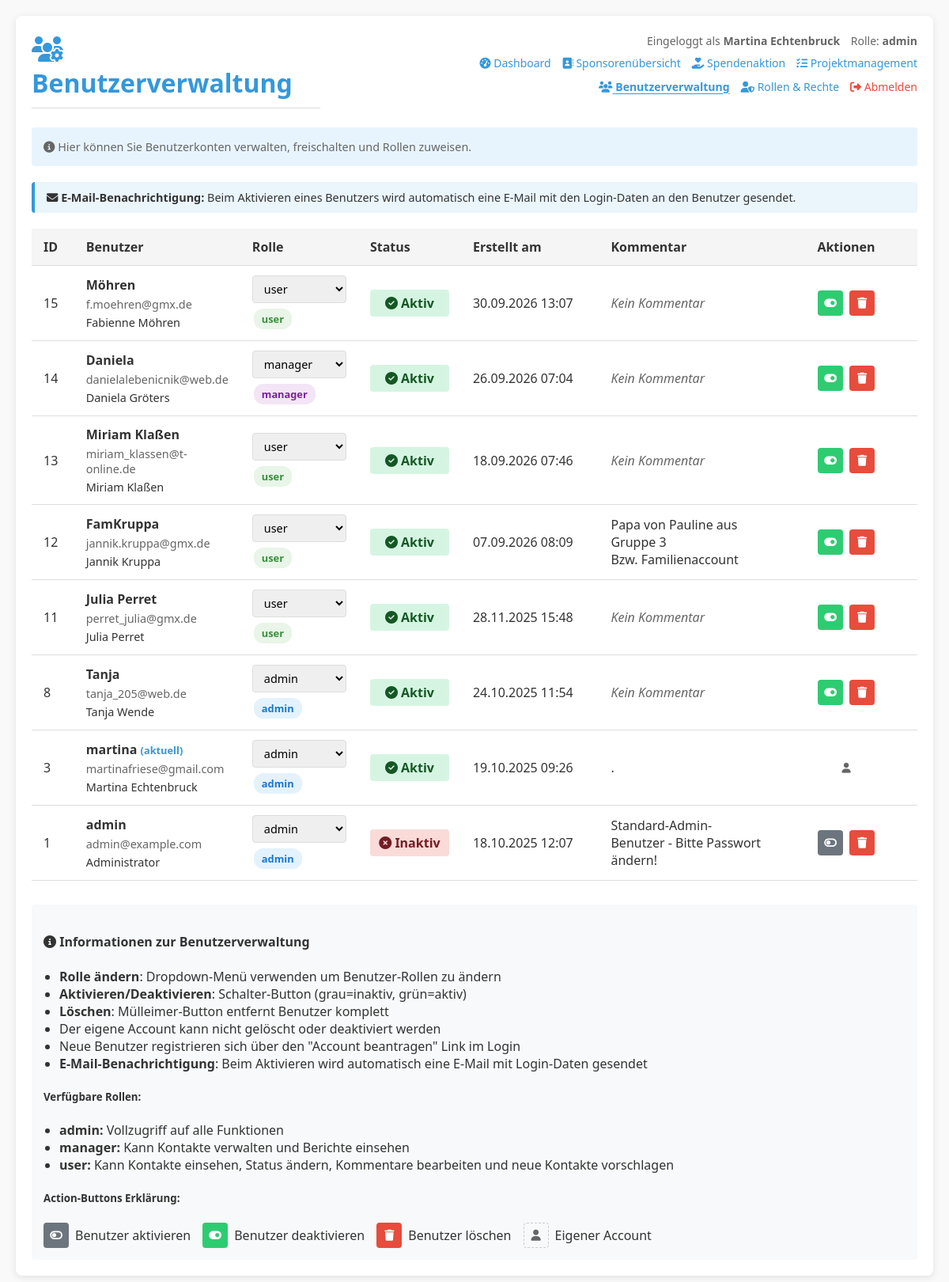
The app's page /users.php (signed in) with its own data.
### tables this page shows
CREATE TABLE `roles` (
  `id` int NOT NULL,
  `role_name` varchar(50) NOT NULL,
  `description` text,
  `created_at` timestamp NULL DEFAULT CURRENT_TIMESTAMP
);

CREATE TABLE `users` (
  `id` int NOT NULL,
  `username` varchar(50) NOT NULL,
  `password_hash` varchar(255) NOT NULL,
  `email` varchar(100) DEFAULT NULL,
  `full_name` varchar(100) DEFAULT NULL,
  `comment` text,
  `is_active` tinyint(1) DEFAULT '0',
  `created_at` timestamp NULL DEFAULT CURRENT_TIMESTAMP,
  `last_login` timestamp NULL DEFAULT NULL,
  `updated_at` timestamp NULL DEFAULT CURRENT_TIMESTAMP ON UPDATE CURRENT_TIMESTAMP
);

### users.php (called while the page is built, shortened)
<?php
require __DIR__ . '/app/Modules/Benutzerverwaltung/Pages/users.php';

### app/Core/Auth.php (called while the page is built, shortened)
<?php
function hasPermission($permission_name) {
    return isset($_SESSION['permissions']) && in_array($permission_name, $_SESSION['permissions'], true);
}
function getUserRole() {
    $database = new Database();
    $conn = $database->getConnection();
    $stmt = $conn->prepare("
        SELECT r.role_name
        FROM users u
        JOIN user_roles ur ON u.id = ur.user_id
        JOIN roles r ON ur.role_id = r.id
        WHERE u.id = ?
        LIMIT 1
    ");
    $stmt->execute([$_SESSION['user_id']]);
    return $stmt->fetchColumn();
}
?>

### config/navigation.php (called while the page is built)
<?php
return [
    [
        'label' => 'Dashboard',
        'url' => 'dashboard.php',
        'icon' => 'fas fa-gauge-high',
        'permission' => null,
    ],
    [
        'label' => 'Sponsorenübersicht',
        'url' => 'index.php',
        'icon' => 'fas fa-address-book',
        'permission' => 'view_contacts',
    ],
    [
        'label' => 'Spendenaktion',
        'url' => 'edit_fundraising.php',
        'icon' => 'fas fa-hand-holding-heart',
        'permission' => 'edit_fundraising',
    ],
    [
        'label' => 'Projektmanagement',
        'url' => 'projects.php',
        'icon' => 'fas fa-list-check',
        'permission' => 'ProjectManagement',
    ],
    [
        'label' => 'Benutzerverwaltung',
        'url' => 'users.php',
        'icon' => 'fas fa-users',
        'permission' => 'manage_users',
    ],
    [
        'label' => 'Rollen & Rechte',
        'url' => 'role_permissions.php',
        'icon' => 'fas fa-user-shield',
        'permission' => 'manage_users',
    ],
];

### app/Modules/Benutzerverwaltung/Pages/users.php (the view, shortened to what this page needs)
<?php
$appRoot = dirname(__DIR__, 4);
require_once $appRoot . '/auth.php';
try {
    $database = new Database();
    $conn = $database->getConnection();
    $stmt = $conn->prepare("
        SELECT u.*, GROUP_CONCAT(r.role_name) as roles
        FROM users u
        LEFT JOIN user_roles ur ON u.id = ur.user_id
        LEFT JOIN roles r ON ur.role_id = r.id
        GROUP BY u.id
        ORDER BY u.created_at DESC
    ");
    $stmt->execute();
    $users = $stmt->fetchAll(PDO::FETCH_ASSOC);
    $stmt = $conn->prepare("SELECT role_name, description FROM roles ORDER BY role_name");
    $stmt->execute();
    $available_roles = $stmt->fetchAll(PDO::FETCH_ASSOC);
} catch (Exception $e) {
    $error = "Fehler beim Laden der Benutzer: " . $e->getMessage();
    $users = [];
    $available_roles = [];
}
?>
<!DOCTYPE html>
<html lang="de">
<head>
    <link rel="stylesheet" href="styles.css">
    <link rel="stylesheet" href="https://cdnjs.cloudflare.com/ajax/libs/font-awesome/6.4.0/css/all.min.css">
    <link rel="stylesheet" href="includes/navigation.css">
</head>
<body>
    <div class="container">
        <header class="app-page-header">
            <h1><i class="fas fa-users-cog"></i> Benutzerverwaltung</h1>
            <?php require $appRoot . '/includes/navigation.php'; ?>
        </header>
        <div class="info-text" style="margin-bottom: 20px; background-color: #e8f4fd; padding: 15px; border-radius: 4px;">
            <i class="fas fa-info-circle"></i> Hier können Sie Benutzerkonten verwalten, freischalten und Rollen zuweisen.
        </div>
        <div class="email-notification">
            <i class="fas fa-envelope"></i> <strong>E-Mail-Benachrichtigung:</strong>
            Beim Aktivieren eines Benutzers wird automatisch eine E-Mail mit den Login-Daten an den Benutzer gesendet.
        </div>
        <table style="width: 100%; border-collapse: collapse; margin-top: 20px;">
            <thead>
                <tr>
                    <th style="padding: 12px 15px; text-align: left; border-bottom: 1px solid var(--border-color); background-color: var(--light-gray);">ID</th>
                    <th style="padding: 12px 15px; text-align: left; border-bottom: 1px solid var(--border-color); background-color: var(--light-gray);">Benutzer</th>
                    <th style="padding: 12px 15px; text-align: left; border-bottom: 1px solid var(--border-color); background-color: var(--light-gray);">Rolle</th>
                    <th style="padding: 12px 15px; text-align: left; border-bottom: 1px solid var(--border-color); background-color: var(--light-gray); width: 120px;">Status</th>
                    <th style="padding: 12px 15px; text-align: left; border-bottom: 1px solid var(--border-color); background-color: var(--light-gray);">Erstellt am</th>
                    <th style="padding: 12px 15px; text-align: left; border-bottom: 1px solid var(--border-color); background-color: var(--light-gray);">Kommentar</th>
                    <th style="padding: 12px 15px; text-align: center; border-bottom: 1px solid var(--border-color); background-color: var(--light-gray); width: 180px; min-width: 180px;" class="actions-header">Aktionen</th>
                </tr>
            </thead>
            <tbody>
                <?php if (!empty($users)): ?>
                    <?php foreach ($users as $user):
                        $current_role = !empty($user['roles']) ? explode(',', $user['roles'])[0] : 'user';
                    ?>
                    <tr>
                        <td style="padding: 12px 15px; border-bottom: 1px solid var(--border-color);"><?php echo $user['id']; ?></td>
                        <td style="padding: 12px 15px; border-bottom: 1px solid var(--border-color);">
                            <div class="user-info">
                                <div class="user-name">
                                    <?php echo htmlspecialchars($user['username']); ?>
                                    <?php if ($user['id'] == $_SESSION['user_id']): ?>
                                        <span style="color: var(--primary-color); font-size: 0.8em;">(aktuell)</span>
                                    <?php endif; ?>
                                </div>
                                <div class="user-email">
                                    <?php echo htmlspecialchars($user['email']); ?>
                                </div>
                                <div style="font-size: 0.9em; color: #333; margin-top: 4px;">
                                    <?php echo htmlspecialchars($user['full_name']); ?>
                                </div>
                            </div>
                        </td>
                        <td style="padding: 12px 15px; border-bottom: 1px solid var(--border-color);">
                            <form method="GET" action="users.php" class="role-form">
                                <select name="role" class="role-select" onchange="this.form.submit()">
                                    <?php foreach ($available_roles as $role): ?>
                                        <option value="<?php echo htmlspecialchars($role['role_name']); ?>"
                                            <?php echo $current_role === $role['role_name'] ? 'selected' : ''; ?>>
                                            <?php echo htmlspecialchars($role['role_name']); ?>
                                        </option>
                                    <?php endforeach; ?>
                                </select>
                            </form>
                            <span class="role-badge role-<?php echo $current_role; ?>">
                                <?php echo htmlspecialchars($current_role); ?>
                            </span>
                        </td>
                        <td style="padding: 12px 15px; border-bottom: 1px solid var(--border-color);">
                            <?php if ($user['is_active']): ?>
                                <span class="user-status status-active">
                                    <i class="fas fa-check-circle"></i> Aktiv
                                </span>
                            <?php else: ?>
                                <span class="user-status status-inactive">
                                    <i class="fas fa-times-circle"></i> Inaktiv
                                </span>
                            <?php endif; ?>
                        </td>
                        <td style="padding: 12px 15px; border-bottom: 1px solid var(--border-color);">
                            <?php echo date('d.m.Y H:i', strtotime($user['created_at'])); ?>
                        </td>
                        <td style="padding: 12px 15px; border-bottom: 1px solid var(--border-color); max-width: 200px;">
                            <?php echo !empty($user['comment']) ? nl2br(htmlspecialchars($user['comment'])) : '<span style="color: #666; font-style: italic;">Kein Kommentar</span>'; ?>
                        </td>
                        <td class="actions-cell" style="padding: 12px 15px; border-bottom: 1px solid var(--border-color);">
                            <div class="user-actions">
                                <?php if ($user['id'] != $_SESSION['user_id']): ?>
                                    <?php if ($user['is_active']): ?>
                                        <a href="users.php?action=deactivate&id=<?php echo $user['id']; ?>"
                                           class="action-btn toggle-btn active"
                                           title="Benutzer deaktivieren"
                                           onclick="return confirm('Benutzer <?php echo htmlspecialchars($user['username']); ?> wirklich deaktivieren?')">
                                            <i class="fas fa-toggle-on"></i>
                                        </a>
                                    <?php else: ?>
                                        <a href="users.php?action=activate&id=<?php echo $user['id']; ?>"
                                           class="action-btn toggle-btn"
                                           title="Benutzer aktivieren"
                                           onclick="return confirm('Benutzer <?php echo htmlspecialchars($user['username']); ?> wirklich aktivieren?\n\nDem Benutzer wird eine Aktivierungs-E-Mail gesendet.')">
                                            <i class="fas fa-toggle-off"></i>
                                        </a>
                                    <?php endif; ?>
                                    <a href="users.php?action=delete&id=<?php echo $user['id']; ?>"
                                       class="action-btn delete-btn"
                                       title="Benutzer löschen"
                                       onclick="return confirm('Benutzer <?php echo htmlspecialchars($user['username']); ?> wirklich LÖSCHEN? Diese Aktion kann nicht rückgängig gemacht werden!')">
                                        <i class="fas fa-trash"></i>
                                    </a>
                                <?php else: ?>
                                    <span class="own-account-notice">
                                        <i class="fas fa-user"></i>
                                    </span>
                                <?php endif; ?>
                            </div>
                        </td>
                    </tr>
                    <?php endforeach; ?>
                <?php endif; ?>
            </tbody>
        </table>
        <div style="margin-top: 30px; padding: 15px; background-color: #f8f9fa; border-radius: 4px;">
            <h4><i class="fas fa-info-circle"></i> Informationen zur Benutzerverwaltung</h4>
            <ul style="margin: 10px 0; padding-left: 20px;">
                <li><strong>Rolle ändern</strong>: Dropdown-Menü verwenden um Benutzer-Rollen zu ändern</li>
                <li><strong>Aktivieren/Deaktivieren</strong>: Schalter-Button (grau=inaktiv, grün=aktiv)</li>
                <li><strong>Löschen</strong>: Mülleimer-Button entfernt Benutzer komplett</li>
                <li>Der eigene Account kann nicht gelöscht oder deaktiviert werden</li>
                <li>Neue Benutzer registrieren sich über den "Account beantragen" Link im Login</li>
                <li><strong>E-Mail-Benachrichtigung</strong>: Beim Aktivieren wird automatisch eine E-Mail mit Login-Daten gesendet</li>
            </ul>
            <h5>Verfügbare Rollen:</h5>
            <ul style="margin: 10px 0; padding-left: 20px;">
                <?php foreach ($available_roles as $role): ?>
                    <li><strong><?php echo htmlspecialchars($role['role_name']); ?>:</strong> <?php echo htmlspecialchars($role['description']); ?></li>
                <?php endforeach; ?>
            </ul>
            <h5>Action-Buttons Erklärung:</h5>
            <div style="display: flex; gap: 15px; margin-top: 10px; align-items: center;">
                <div style="display: flex; align-items: center; gap: 8px;">
                    <button class="action-btn toggle-btn" style="pointer-events: none;">
                        <i class="fas fa-toggle-off"></i>
                    </button>
                    <span>Benutzer aktivieren</span>
                </div>
                <div style="display: flex; align-items: center; gap: 8px;">
                    <button class="action-btn toggle-btn active" style="pointer-events: none;">
                        <i class="fas fa-toggle-on"></i>
                    </button>
                    <span>Benutzer deaktivieren</span>
                </div>
                <div style="display: flex; align-items: center; gap: 8px;">
                    <button class="action-btn delete-btn" style="pointer-events: none;">
                        <i class="fas fa-trash"></i>
                    </button>
                    <span>Benutzer löschen</span>
                </div>
                <div style="display: flex; align-items: center; gap: 8px;">
                    <span class="action-btn" style="background-color: transparent; border: 1px dashed #ccc; color: #666; pointer-events: none;">
                        <i class="fas fa-user"></i>
                    </span>
                    <span>Eigener Account</span>
                </div>
            </div>
        </div>
    </div>
</body>
</html>

### includes/navigation.php
<?php
$navigationItems = require __DIR__ . '/../config/navigation.php';
$currentPage = basename(parse_url($_SERVER['SCRIPT_NAME'] ?? '', PHP_URL_PATH) ?: '');
$currentUserName = $_SESSION['full_name'] ?? $_SESSION['username'] ?? 'Benutzer';
$currentUserRole = getUserRole();
?>
<div class="app-navigation" aria-label="Hauptnavigation">
    <div class="app-navigation-user">
        <span>Eingeloggt als <strong><?= htmlspecialchars((string) $currentUserName, ENT_QUOTES, 'UTF-8') ?></strong></span>
        <?php if ($currentUserRole !== null && $currentUserRole !== false && $currentUserRole !== ''): ?>
            <span class="app-navigation-role">Rolle: <strong><?= htmlspecialchars((string) $currentUserRole, ENT_QUOTES, 'UTF-8') ?></strong></span>
        <?php endif; ?>
    </div>
    <nav class="app-navigation-links" aria-label="Bereiche">
        <?php foreach ($navigationItems as $item): ?>
            <?php if (!isset($item['permission']) || $item['permission'] === null || hasPermission($item['permission'])): ?>
                <?php $isCurrentPage = $currentPage === basename($item['url']); ?>
                <a href="<?= htmlspecialchars($item['url'], ENT_QUOTES, 'UTF-8') ?>"<?= $isCurrentPage ? ' class="is-active" aria-current="page"' : '' ?>>
                    <i class="<?= htmlspecialchars($item['icon'], ENT_QUOTES, 'UTF-8') ?>" aria-hidden="true"></i>
                    <?= htmlspecialchars($item['label'], ENT_QUOTES, 'UTF-8') ?>
                </a>
            <?php endif; ?>
        <?php endforeach; ?>
        <a class="app-navigation-logout" href="logout.php">
            <i class="fas fa-sign-out-alt" aria-hidden="true"></i> Abmelden
        </a>
    </nav>
</div>

### records on screen
roles: role_name "admin", description "Vollzugriff auf alle Funktionen"
users: id "15", username "Möhren", email "f.moehren@gmx.de", full_name "Fabienne Möhren", current_role "user", is_active 1 (drawn), created_at "30.09.2026 13:07", comment "Kein Kommentar"
users: id "14", username "Daniela", email "danielalebenicnik@web.de", full_name "Daniela Gröters", current_role "manager", is_active 1 (drawn), created_at "26.09.2026 07:04", comment "Kein Kommentar"
users: id "13", username "Miriam Klaßen", email "miriam_klassen@t-online.de", full_name "Miriam Klaßen", current_role "user", is_active 1 (drawn), created_at "18.09.2026 07:46", comment "Kein Kommentar"
users: id "12", username "FamKruppa", email "jannik.kruppa@gmx.de", full_name "Jannik Kruppa", current_role "user", is_active 1 (drawn), created_at "07.09.2026 08:09", comment "Papa von Pauline aus Gruppe 3 Bzw. Familienaccount"
users: id "11", username "Julia Perret", email "perret_julia@gmx.de", full_name "Julia Perret", current_role "user", is_active 1 (drawn), created_at "28.11.2025 15:48", comment "Kein Kommentar"
users: id "8", username "Tanja", email "tanja_205@web.de", full_name "Tanja Wende", current_role "admin", is_active 1 (drawn), created_at "24.10.2025 11:54", comment "Kein Kommentar"
users: id "3", username "martina", shows "(aktuell)", email "martinafriese@gmail.com", full_name "Martina Echtenbruck", current_role "admin", is_active 1 (drawn), created_at "19.10.2025 09:26", comment "."
users: id "1", username "admin", email "admin@example.com", full_name "Administrator", current_role "admin", is_active 0 (drawn), created_at "18.10.2025 12:07", comment "Standard-Admin-Benutzer - Bitte Passwort ändern!"
roles: role_name "manager", description "Kann Kontakte verwalten und Berichte einsehen"
roles: role_name "user", description "Kann Kontakte einsehen, Status ändern, Kommentare bearbeiten und neue Kontakte vorschlagen"

### other values on screen
$currentUserName "Martina Echtenbruck"
$item['label'] "Dashboard"
$item['label'] "Sponsorenübersicht"
$item['label'] "Spendenaktion"
$item['label'] "Projektmanagement"
$item['label'] "Benutzerverwaltung"
$item['label'] "Rollen & Rechte"
form field role "user"
form field role "manager"
form field role "admin"
